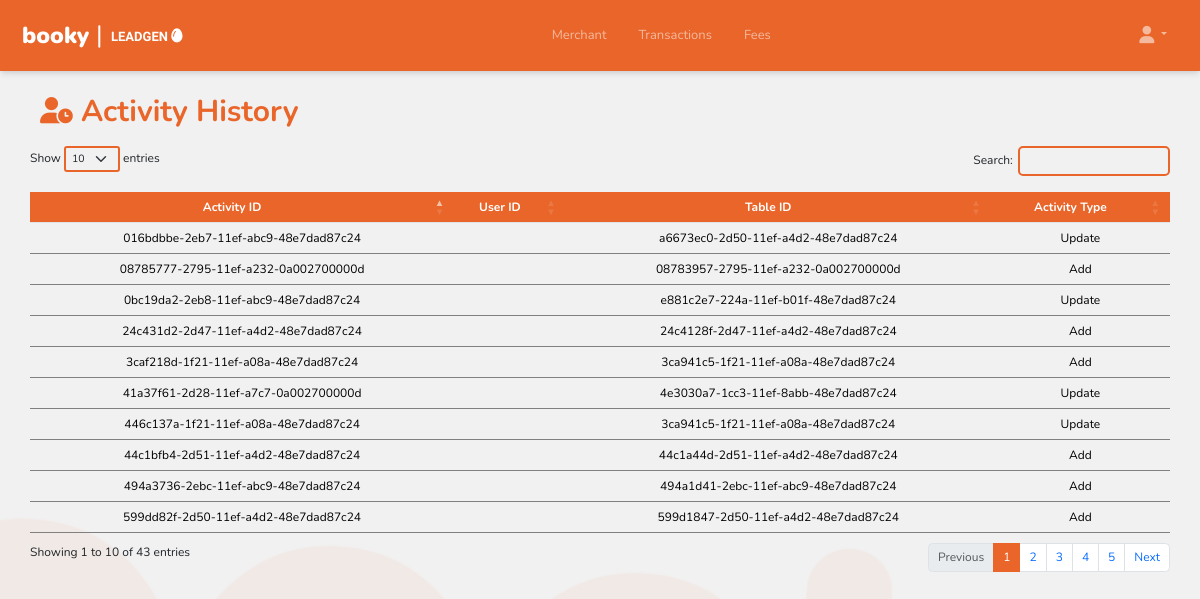
The app's page /activity_history/index.php with its own data.
### tables this page shows
CREATE TABLE `activity_history` (
  `activity_id` varchar(36) NOT NULL,
  `user_id` varchar(36) DEFAULT NULL,
  `table_name` varchar(50) NOT NULL,
  `table_id` varchar(36) NOT NULL,
  `activity_type` enum('Add','Update','Delete','Login') NOT NULL,
  `description` text NOT NULL,
  `created_at` timestamp NOT NULL DEFAULT current_timestamp(),
  `updated_at` timestamp NOT NULL DEFAULT current_timestamp()
);

### activity_history/index.php (the view, shortened to what this page needs)
<?php require_once("../header.php")?>
<?php
function displayPGFeeRate() {
  include("../inc/config.php");
  $sql = "SELECT * FROM activity_history";
  $result = $conn->query($sql);
  if ($result->num_rows > 0) {
      while ($row = $result->fetch_assoc()) {
          echo "<tr data-id='" . $row['activity_id'] . "' class='message-row'>";
          echo "<td class='message-cell' style='text-align:center;'>" . $row['activity_id'] . "</td>";
          echo "<td class='message-cell' style='text-align:center;'>" . $row['user_id'] . "</td>";
          echo "<td class='message-cell' style='text-align:center;'>" . $row['table_id'] . "</td>";
          echo "<td class='message-cell' style='text-align:center;'>" . $row['activity_type'] . "</td>";
          echo "</tr>";
      }
  }
}
?>
<!DOCTYPE html>
<html lang="en">
<head>
  <link href="https://cdn.jsdelivr.net/npm/bootstrap@5.3.3/dist/css/bootstrap.min.css" rel="stylesheet">
  <link rel='stylesheet' href='https://cdn.datatables.net/1.13.5/css/dataTables.bootstrap5.min.css'>
  <link rel='stylesheet' href='https://cdnjs.cloudflare.com/ajax/libs/font-awesome/4.6.3/css/font-awesome.min.css'>
  <link rel="stylesheet" href="../style.css">
</head>
<body>
<div class="cont-box">
  <div class="custom-box pt-4">
  <div class="sub" style="text-align:left;">
  <div class="add-btns">
    <p class="title"><i class="fa-solid fa-user-clock fa-sm"></i> Activity History</p>
</div>
    <div class="content" style="width:95%;margin-left:auto;margin-right:auto;">
        <table id="example" class="table bord" style="width:100%;">
        <thead>
            <tr>
                <th>Activity ID</th>
                <th>User ID</th>
                <th>Table ID</th>
                <th>Activity Type</th>
            </tr>
        </thead>
        <tbody id="dynamicTableBody">
        <?php displayPGFeeRate(); ?>
        </tbody>
    </table>
  </div>
</div>
</div>
</body>
</html>

### header.php (shortened to what this page needs)
<!DOCTYPE html>
<html>
<head>
    <link href="https://cdn.jsdelivr.net/npm/bootstrap@5.2.3/dist/css/bootstrap.min.css" rel="stylesheet">
    <link rel="stylesheet" href="style.css">
</head>
<body>
<nav class="navbar navbar-expand-lg navbar-dark p-3">
    <div class="container-fluid">
        <a class="navbar-brand" href="/Merchant-tool/merchant/">
        <table style="border:10px;">
        <tr>
        <th style="font-weight:900 !important;color:#fff;font-size:23px !important;padding-top:1px;">booky <span style="font-size:25px;font-weight:normal;">|</span></th>
        <th style="font-size:13px;padding-top:4px;font-family: Nanum Gothic">&nbsp; LEADGEN <i class="fa-solid fa-egg animated-egg"><t/h>
        </tr>
        </table>
        </a>
        <div class=" collapse navbar-collapse" id="navbarNavDropdown">
            <ul class="navbar-nav ms-auto ">
                <li class="nav-item">
                    <a id="orders-link" class="nav-link mx-2" aria-current="page" href="/Merchant-Tool/merchant/"  style="padding-right:10px;padding-left:10px;">Merchant</a>
                </li>
                <li class="nav-item">
                    <a id="merchants-link" class="nav-link mx-2" aria-current="page" href="/Merchant-Tool/transaction/" style="padding-right:10px;padding-left:10px;">Transactions</a>
                </li>
                <li class="nav-item">
                    <a id="pg-link" class="nav-link mx-2" aria-current="page" href="/Merchant-Tool/fee/" style="padding-right:10px;padding-left:10px;">Fees</a>
                </li>
            </ul>
            <ul class="navbar-nav ms-auto d-none d-lg-inline-flex">
                <li class="nav-item dropdown">
                    <a class="nav-link mx-2 dropdown-toggle" href="#" id="navbarDropdownMenuLink" role="button" data-bs-toggle="dropdown" aria-expanded="false">
                        <i class="fa-solid fa-user fa-lg"></i>
                    </a>
                </li>
            </ul>
        </div>
    </div>
</nav>
</body>
</html>

### style.css (style rules this page uses)
* { font-family: "Nunito", sans-serif; font-size: 12px; margin:0; }
.navbar { box-shadow: rgba(0, 0, 0, 0.1) 0px 4px 6px -1px, rgba(0, 0, 0, 0.06) 0px 2px 4px -1px; background-color: #E96529; }
th { background-color:#E96529 !important; text-align:center !important; color:#fff !important; }
a { text-decoration: none; }
td { background-color:transparent !important; border-bottom: 1px solid #808080 !important; }

### header.php (style rules this page uses)
.navbar a { font-size: 13px !important; }
.animated-egg { font-size: 15px; color: #fff; display: inline-block; animation: roll 8s linear infinite; }

### activity_history/index.php (style rules this page uses)
body { background-image: url("../images/bg_booky.png"); background-position: center; background-repeat: no-repeat; background-size: cover; background-attachment: fixed; }
.title { font-size: 30px; font-weight: bold; margin-right: auto; padding-left: 5vh; color: #E96529;" }
.add-btns { padding-bottom: 0px; padding-right: 5vh; display: flex; align-items: center; }

### records on screen
activity_history: activity_id "016bdbbe-2eb7-11ef-abc9-48e7dad87c24", table "a6673ec0-2d50-11ef-a4d2-48e7dad87c24", activity_type "Update"
activity_history: activity_id "08785777-2795-11ef-a232-0a002700000d", table "08783957-2795-11ef-a232-0a002700000d", activity_type "Add"
activity_history: activity_id "0bc19da2-2eb8-11ef-abc9-48e7dad87c24", table "e881c2e7-224a-11ef-b01f-48e7dad87c24", activity_type "Update"
activity_history: activity_id "24c431d2-2d47-11ef-a4d2-48e7dad87c24", table "24c4128f-2d47-11ef-a4d2-48e7dad87c24", activity_type "Add"
activity_history: activity_id "3caf218d-1f21-11ef-a08a-48e7dad87c24", table "3ca941c5-1f21-11ef-a08a-48e7dad87c24", activity_type "Add"
activity_history: activity_id "41a37f61-2d28-11ef-a7c7-0a002700000d", table "4e3030a7-1cc3-11ef-8abb-48e7dad87c24", activity_type "Update"
activity_history: activity_id "446c137a-1f21-11ef-a08a-48e7dad87c24", table "3ca941c5-1f21-11ef-a08a-48e7dad87c24", activity_type "Update"
activity_history: activity_id "44c1bfb4-2d51-11ef-a4d2-48e7dad87c24", table "44c1a44d-2d51-11ef-a4d2-48e7dad87c24", activity_type "Add"
activity_history: activity_id "494a3736-2ebc-11ef-abc9-48e7dad87c24", table "494a1d41-2ebc-11ef-abc9-48e7dad87c24", activity_type "Add"
activity_history: activity_id "599dd82f-2d50-11ef-a4d2-48e7dad87c24", table "599d1847-2d50-11ef-a4d2-48e7dad87c24", activity_type "Add"
